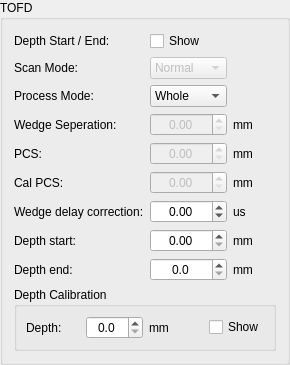
            <widget class="QGroupBox" name="BoxPartTofd">
             <property name="minimumSize">
              <size>
               <width>290</width>
               <height>0</height>
              </size>
             </property>
             <property name="maximumSize">
              <size>
               <width>310</width>
               <height>16777215</height>
              </size>
             </property>
             <property name="title">
              <string>TOFD</string>
             </property>
             <layout class="QGridLayout" name="gridLayout_32" rowstretch="9,0">
              <item row="1" column="0">
               <widget class="QGroupBox" name="BoxDepthCal">
                <property name="title">
                 <string>Depth Calibration</string>
                </property>
                <layout class="QGridLayout" name="gridLayout_37">
                 <item row="1" column="0">
                  <widget class="QLabel" name="LabelDepthCal">
                   <property name="text">
                    <string>Depth:</string>
                   </property>
                  </widget>
                 </item>
                 <item row="1" column="1">
                  <widget class="QDoubleSpinBox" name="SpinBoxDepthCal">
                   <property name="enabled">
                    <bool>true</bool>
                   </property>
                   <property name="alignment">
                    <set>Qt::AlignCenter</set>
                   </property>
                   <property name="decimals">
                    <number>1</number>
                   </property>
                   <property name="maximum">
                    <double>500.000000000000000</double>
                   </property>
                   <property name="singleStep">
                    <double>0.100000000000000</double>
                   </property>
                  </widget>
                 </item>
                 <item row="1" column="2">
                  <widget class="QLabel" name="LabelCursorUnit3_19">
                   <property name="text">
                    <string>mm</string>
                   </property>
                  </widget>
                 </item>
                 <item row="1" column="3">
                  <widget class="QCheckBox" name="checkDepthCal">
                   <property name="text">
                    <string>Show</string>
                   </property>
                  </widget>
                 </item>
                </layout>
               </widget>
              </item>
              <item row="0" column="0">
               <layout class="QGridLayout" name="gridLayout_3">
                <item row="1" column="0">
                 <widget class="QLabel" name="LabelTofdScanMode">
                  <property name="text">
                   <string>Scan Mode:</string>
                  </property>
                 </widget>
                </item>
                <item row="1" column="1">
                 <widget class="QComboBox" name="ComBoxScanMode">
                  <property name="enabled">
                   <bool>false</bool>
                  </property>
                  <item>
                   <property name="text">
                    <string>Normal</string>
                   </property>
                  </item>
                  <item>
                   <property name="text">
                    <string>Parallel</string>
                   </property>
                  </item>
                 </widget>
                </item>
                <item row="2" column="0">
                 <widget class="QLabel" name="LabelTofdProMode">
                  <property name="text">
                   <string>Process Mode:</string>
                  </property>
                 </widget>
                </item>
                <item row="2" column="1">
                 <widget class="QComboBox" name="ComBoxProMode">
                  <item>
                   <property name="text">
                    <string>Whole</string>
                   </property>
                  </item>
                  <item>
                   <property name="text">
                    <string>Aera</string>
                   </property>
                  </item>
                 </widget>
                </item>
                <item row="3" column="0">
                 <widget class="QLabel" name="LabelTofdWedgeSep">
                  <property name="text">
                   <string>Wedge Seperation:</string>
                  </property>
                 </widget>
                </item>
                <item row="3" column="1">
                 <widget class="QDoubleSpinBox" name="SpinBoxWedgeSeperation">
                  <property name="enabled">
                   <bool>false</bool>
                  </property>
                  <property name="alignment">
                   <set>Qt::AlignCenter</set>
                  </property>
                  <property name="maximum">
                   <double>500.000000000000000</double>
                  </property>
                  <property name="singleStep">
                   <double>0.010000000000000</double>
                  </property>
                 </widget>
                </item>
                <item row="3" column="2">
                 <widget class="QLabel" name="LabelCursorUnit3_8">
                  <property name="text">
                   <string>mm</string>
                  </property>
                 </widget>
                </item>
                <item row="4" column="0">
                 <widget class="QLabel" name="LabelTofdPcs">
                  <property name="text">
                   <string>PCS:</string>
                  </property>
                 </widget>
                </item>
                <item row="4" column="1">
                 <widget class="QDoubleSpinBox" name="SpinBoxPCS">
                  <property name="enabled">
                   <bool>false</bool>
                  </property>
                  <property name="alignment">
                   <set>Qt::AlignCenter</set>
                  </property>
                  <property name="maximum">
                   <double>10000.000000000000000</double>
                  </property>
                 </widget>
                </item>
                <item row="4" column="2">
                 <widget class="QLabel" name="LabelCursorUnit3_9">
                  <property name="text">
                   <string>mm</string>
                  </property>
                 </widget>
                </item>
                <item row="6" column="0">
                 <widget class="QLabel" name="LabelZeroOff">
                  <property name="sizePolicy">
                   <sizepolicy hsizetype="Fixed" vsizetype="Preferred">
                    <horstretch>0</horstretch>
                    <verstretch>0</verstretch>
                   </sizepolicy>
                  </property>
                  <property name="text">
                   <string>Wedge delay correction:</string>
                  </property>
                 </widget>
                </item>
                <item row="6" column="1">
                 <widget class="QDoubleSpinBox" name="SpinBoxZeroOff">
                  <property name="alignment">
                   <set>Qt::AlignCenter</set>
                  </property>
                  <property name="decimals">
                   <number>2</number>
                  </property>
                  <property name="minimum">
                   <double>-50.000000000000000</double>
                  </property>
                  <property name="maximum">
                   <double>50.000000000000000</double>
                  </property>
                  <property name="singleStep">
                   <double>0.010000000000000</double>
                  </property>
                 </widget>
                </item>
                <item row="6" column="2">
                 <widget class="QLabel" name="LabelCursorUnit3_6">
                  <property name="text">
                   <string>us</string>
                  </property>
                 </widget>
                </item>
                <item row="7" column="0">
                 <widget class="QLabel" name="LabelDepthStart">
                  <property name="text">
                   <string>Depth start:</string>
                  </property>
                 </widget>
                </item>
                <item row="7" column="1">
                 <widget class="QDoubleSpinBox" name="SpinBoxDepthStart">
                  <property name="enabled">
                   <bool>true</bool>
                  </property>
                  <property name="alignment">
                   <set>Qt::AlignCenter</set>
                  </property>
                  <property name="maximum">
                   <double>500.000000000000000</double>
                  </property>
                  <property name="singleStep">
                   <double>0.100000000000000</double>
                  </property>
                 </widget>
                </item>
                <item row="7" column="2">
                 <widget class="QLabel" name="LabelCursorUnit3_5">
                  <property name="text">
                   <string>mm</string>
                  </property>
                 </widget>
                </item>
                <item row="8" column="0">
                 <widget class="QLabel" name="LabelDepthEnd">
                  <property name="text">
                   <string>Depth end:</string>
                  </property>
                 </widget>
                </item>
                <item row="8" column="1">
                 <widget class="QDoubleSpinBox" name="SpinBoxDepthEnd">
                  <property name="enabled">
                   <bool>true</bool>
                  </property>
                  <property name="alignment">
                   <set>Qt::AlignCenter</set>
                  </property>
                  <property name="decimals">
                   <number>1</number>
                  </property>
                  <property name="maximum">
                   <double>500.000000000000000</double>
                  </property>
                  <property name="singleStep">
                   <double>0.100000000000000</double>
                  </property>
                 </widget>
                </item>
                <item row="8" column="2">
                 <widget class="QLabel" name="LabelCursorUnit3_7">
                  <property name="text">
                   <string>mm</string>
                  </property>
                 </widget>
                </item>
                <item row="5" column="0">
                 <widget class="QLabel" name="LabelTofdPcsCal">
                  <property name="text">
                   <string>Cal PCS:</string>
                  </property>
                 </widget>
                </item>
                <item row="5" column="1">
                 <widget class="QDoubleSpinBox" name="SpinBoxCalPCS">
                  <property name="enabled">
                   <bool>false</bool>
                  </property>
                  <property name="alignment">
                   <set>Qt::AlignCenter</set>
                  </property>
                  <property name="maximum">
                   <double>10000.000000000000000</double>
                  </property>
                 </widget>
                </item>
                <item row="5" column="2">
                 <widget class="QLabel" name="LabelCalPCSUnit">
                  <property name="text">
                   <string>mm</string>
                  </property>
                 </widget>
                </item>
                <item row="0" column="0">
                 <widget class="QLabel" name="LabelShowLwBw">
                  <property name="text">
                   <string>Depth Start / End:</string>
                  </property>
                 </widget>
                </item>
                <item row="0" column="1">
                 <widget class="QCheckBox" name="CheckLwBwShow">
                  <property name="text">
                   <string>Show</string>
                  </property>
                 </widget>
                </item>
               </layout>
              </item>
             </layout>
            </widget>
